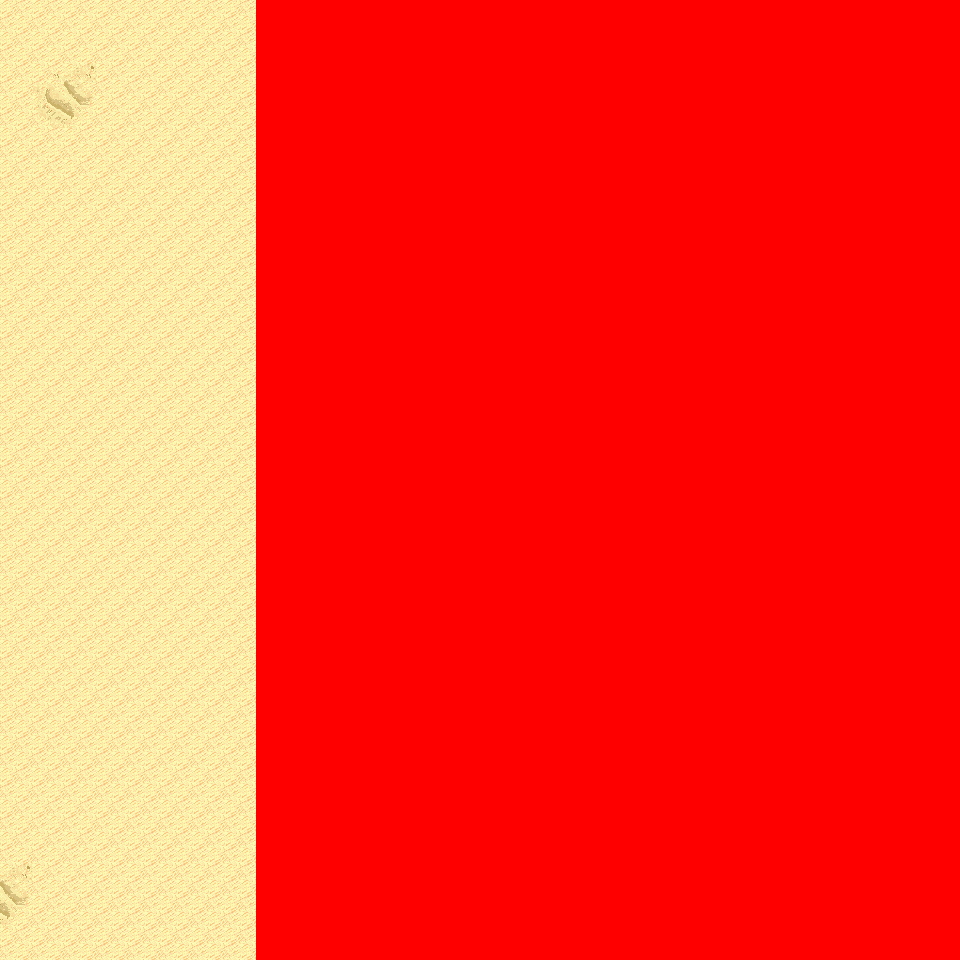

Below is a game level as drawn by its tile map, then a one-line description and the .tmx that defines it (tile-layer data replaced by summaries):
An orthogonal 30x30 tile map with 32x32 px tiles, 6 tile layers (Ground, Object, Object2, Above, ...), 11 tilesets and 3 objects (3x mapchange).

<map version="1.0" orientation="orthogonal" renderorder="right-down" width="30" height="30" tilewidth="32" tileheight="32" nextobjectid="4">
  <tileset firstgid="1" name="tileset_logic_collision" tilewidth="32" tileheight="32" tilecount="1" columns="1">
    <image source="../drawable/tileset_logic_collision.png" width="32" height="32" />
  </tileset>
  <tileset firstgid="2" name="tileset_ground_ground" tilewidth="32" tileheight="32" tilecount="33" columns="3">
    <image source="../drawable/tileset_ground_ground.png" width="96" height="352" />
  </tileset>
  <tileset firstgid="35" name="tileset_ground_ridge_earth_pale" tilewidth="32" tileheight="32" tilecount="96" columns="12">
    <image source="../drawable/tileset_ground_ridge_earth_pale.png" width="384" height="256" />
  </tileset>
  <tileset firstgid="131" name="tileset_ground_ridge_earth_dark" tilewidth="32" tileheight="32" tilecount="96" columns="12">
    <image source="../drawable/tileset_ground_ridge_earth_dark.png" width="384" height="256" />
  </tileset>
  <tileset firstgid="227" name="tileset_terrain_desert" tilewidth="32" tileheight="32" tilecount="88" columns="8">
    <image source="../drawable/tileset_terrain_desert.png" width="256" height="352" />
  </tileset>
  <tileset firstgid="315" name="tileset_ground_sand_2" tilewidth="32" tileheight="32" tilecount="15" columns="5">
    <image source="../drawable/tileset_ground_sand_2.png" width="160" height="96" />
  </tileset>
  <tileset firstgid="330" name="tileset_plant_cactus_2" tilewidth="32" tileheight="32" tilecount="10" columns="5">
    <image source="../drawable/tileset_plant_cactus_2.png" width="160" height="64" />
  </tileset>
  <tileset firstgid="340" name="tileset_plant_cactus" tilewidth="32" tileheight="32" tilecount="2" columns="1">
    <image source="../drawable/tileset_plant_cactus.png" width="32" height="64" />
  </tileset>
  <tileset firstgid="342" name="tileset_plant_tree_evergreen" tilewidth="32" tileheight="32" tilecount="36" columns="3">
    <image source="../drawable/tileset_plant_tree_evergreen.png" width="96" height="384" />
  </tileset>
  <tileset firstgid="378" name="tileset_ground_rock_pebbles" tilewidth="32" tileheight="32" tilecount="3" columns="1">
    <image source="../drawable/tileset_ground_rock_pebbles.png" width="32" height="96" />
  </tileset>
  <tileset firstgid="381" name="tileset_plant_star_shaped_plants" tilewidth="32" tileheight="32" tilecount="6" columns="2">
    <image source="../drawable/tileset_plant_star_shaped_plants.png" width="64" height="96" />
  </tileset>
  <layer name="Ground" width="30" height="30">
    <data>[900 cells, 900 non-empty, 8 distinct tile ids]</data>
  </layer>
  <layer name="Object" width="30" height="30">
    <data>[900 cells, 0 non-empty, 0 distinct tile ids]</data>
  </layer>
  <layer name="Object2" width="30" height="30">
    <data>[900 cells, 0 non-empty, 0 distinct tile ids]</data>
  </layer>
  <layer name="Above" width="30" height="30">
    <data>[900 cells, 0 non-empty, 0 distinct tile ids]</data>
  </layer>
  <layer name="Above2" width="30" height="30">
    <data>[900 cells, 0 non-empty, 0 distinct tile ids]</data>
  </layer>
  <layer name="Walkable" width="30" height="30">
    <data>[900 cells, 660 non-empty, 1 distinct tile ids]</data>
  </layer>
  <objectgroup name="MapEvents">
    <object id="1" name="north" type="mapchange" x="0" y="0" width="256" height="32">
      <properties>
        <property name="map" value="0_ados_mountain_n2_w2_x3_y2" />
        <property name="place" value="south" />
      </properties>
    </object>
    <object id="2" name="south" type="mapchange" x="0" y="928" width="256" height="32">
      <properties>
        <property name="map" value="0_ados_mountain_n2_w2_x3_y4" />
        <property name="place" value="north" />
      </properties>
    </object>
    <object id="3" name="west" type="mapchange" x="0" y="0" width="32" height="960">
      <properties>
        <property name="map" value="0_ados_mountain_n2_w2_x2_y3" />
        <property name="place" value="east" />
      </properties>
    </object>
  </objectgroup>
</map>
